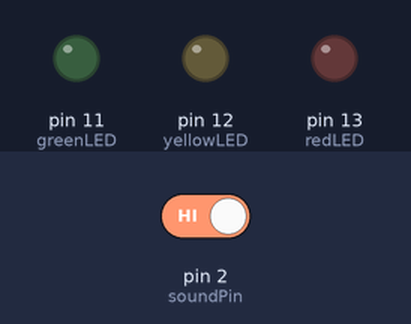
Recording of a sketch running on a simulated Arduino Uno, built with avr-gcc and run on an emulated ATmega328P. Parts: output pins drawn as LEDs (lit = HIGH). Dashed ring = blinking. The test bench sets the inputs (shaded band); at power-on: pin 2 (soundPin) HIGH.

Above: at 1.2 s.
1.3 s: pin 2 (soundPin) driven LOW
At 2.0 s:
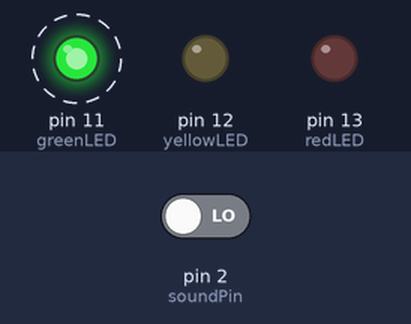
At 2.5 s:
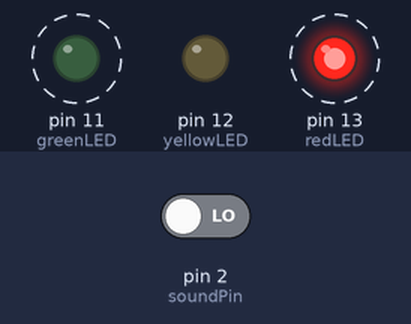
Timing chart, 0 to 10.3 s (numbered marks = the images above; inputs shaded):
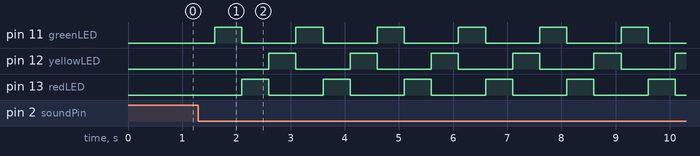

The sketch:

Sound_Sensor.ino
```cpp
int redLED = 13;
int yellowLED = 12;
int greenLED = 11;

int soundPin = 2;

bool running = false;
bool lastSoundState = HIGH;

void setup() {
  pinMode(redLED, OUTPUT);
  pinMode(yellowLED, OUTPUT);
  pinMode(greenLED, OUTPUT);

  pinMode(soundPin, INPUT);
}

void loop() {
  bool soundState = digitalRead(soundPin);

  // Detect clap (HIGH → LOW)
  if (lastSoundState == HIGH && soundState == LOW) {
    running = !running;   // toggle LEDs
    delay(300);           // debounce / ignore echoes
  }

  lastSoundState = soundState;

  if (running) {
    digitalWrite(greenLED, HIGH);
    delay(500);
    digitalWrite(greenLED, LOW);

    digitalWrite(redLED, HIGH);
    delay(500);
    digitalWrite(redLED, LOW);

    digitalWrite(yellowLED, HIGH);
    delay(500);
    digitalWrite(yellowLED, LOW);
  } else {
    digitalWrite(greenLED, LOW);
    digitalWrite(redLED, LOW);
    digitalWrite(yellowLED, LOW);
  }
}
```

Measured:
- after the input at 1.3 s, pin 11 (greenLED): alternates HIGH for 0.50 s and LOW for 1.0 s, starting after 0.30 s; pin 12 (yellowLED): alternates HIGH for 0.50 s and LOW for 1.0 s, starting after 1.3 s; pin 13 (redLED): alternates HIGH for 0.50 s and LOW for 1.0 s, starting after 0.80 s
